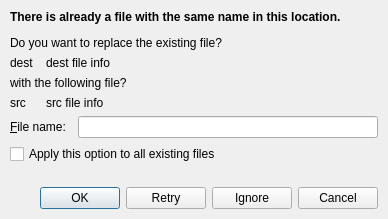
<?xml version="1.0" encoding="UTF-8"?>
<ui version="4.0">
 <class>RenameDialog</class>
 <widget class="QDialog" name="RenameDialog">
  <property name="geometry">
   <rect>
    <x>0</x>
    <y>0</y>
    <width>388</width>
    <height>219</height>
   </rect>
  </property>
  <property name="windowTitle">
   <string>Confirm to replace files</string>
  </property>
  <property name="sizeGripEnabled">
   <bool>false</bool>
  </property>
  <layout class="QVBoxLayout" name="verticalLayout">
   <property name="spacing">
    <number>6</number>
   </property>
   <property name="margin">
    <number>10</number>
   </property>
   <item>
    <widget class="QLabel" name="label">
     <property name="sizePolicy">
      <sizepolicy hsizetype="Preferred" vsizetype="Fixed">
       <horstretch>0</horstretch>
       <verstretch>0</verstretch>
      </sizepolicy>
     </property>
     <property name="text">
      <string>&lt;html&gt;&lt;head/&gt;&lt;body&gt;&lt;p&gt;&lt;span style=&quot; font-weight:600;&quot;&gt;There is already a file with the same name in this location.&lt;/span&gt;&lt;/p&gt;&lt;p&gt;Do you want to replace the existing file?&lt;/p&gt;&lt;/body&gt;&lt;/html&gt;</string>
     </property>
    </widget>
   </item>
   <item>
    <layout class="QGridLayout" name="gridLayout">
     <property name="horizontalSpacing">
      <number>12</number>
     </property>
     <property name="verticalSpacing">
      <number>6</number>
     </property>
     <item row="0" column="0">
      <widget class="QLabel" name="destIcon">
       <property name="sizePolicy">
        <sizepolicy hsizetype="Fixed" vsizetype="Fixed">
         <horstretch>0</horstretch>
         <verstretch>0</verstretch>
        </sizepolicy>
       </property>
       <property name="text">
        <string>dest</string>
       </property>
      </widget>
     </item>
     <item row="1" column="0" colspan="2">
      <widget class="QLabel" name="label_3">
       <property name="text">
        <string>with the following file?</string>
       </property>
      </widget>
     </item>
     <item row="2" column="1">
      <widget class="QLabel" name="srcInfo">
       <property name="sizePolicy">
        <sizepolicy hsizetype="Preferred" vsizetype="Fixed">
         <horstretch>0</horstretch>
         <verstretch>0</verstretch>
        </sizepolicy>
       </property>
       <property name="text">
        <string>src file info</string>
       </property>
      </widget>
     </item>
     <item row="0" column="1">
      <widget class="QLabel" name="destInfo">
       <property name="sizePolicy">
        <sizepolicy hsizetype="Preferred" vsizetype="Fixed">
         <horstretch>0</horstretch>
         <verstretch>0</verstretch>
        </sizepolicy>
       </property>
       <property name="text">
        <string>dest file info</string>
       </property>
      </widget>
     </item>
     <item row="2" column="0">
      <widget class="QLabel" name="srcIcon">
       <property name="sizePolicy">
        <sizepolicy hsizetype="Fixed" vsizetype="Fixed">
         <horstretch>0</horstretch>
         <verstretch>0</verstretch>
        </sizepolicy>
       </property>
       <property name="text">
        <string>src</string>
       </property>
      </widget>
     </item>
    </layout>
   </item>
   <item>
    <layout class="QHBoxLayout" name="horizontalLayout">
     <property name="spacing">
      <number>12</number>
     </property>
     <item>
      <widget class="QLabel" name="label_6">
       <property name="sizePolicy">
        <sizepolicy hsizetype="Preferred" vsizetype="Fixed">
         <horstretch>0</horstretch>
         <verstretch>0</verstretch>
        </sizepolicy>
       </property>
       <property name="text">
        <string>&amp;File name:</string>
       </property>
       <property name="buddy">
        <cstring>fileName</cstring>
       </property>
      </widget>
     </item>
     <item>
      <widget class="QLineEdit" name="fileName"/>
     </item>
    </layout>
   </item>
   <item>
    <widget class="QCheckBox" name="checkBox">
     <property name="text">
      <string>Apply this option to all existing files</string>
     </property>
    </widget>
   </item>
   <item>
    <spacer name="verticalSpacer">
     <property name="orientation">
      <enum>Qt::Vertical</enum>
     </property>
     <property name="sizeType">
      <enum>QSizePolicy::Expanding</enum>
     </property>
     <property name="sizeHint" stdset="0">
      <size>
       <width>0</width>
       <height>0</height>
      </size>
     </property>
    </spacer>
   </item>
   <item>
    <widget class="QDialogButtonBox" name="buttonBox">
     <property name="orientation">
      <enum>Qt::Horizontal</enum>
     </property>
     <property name="standardButtons">
      <set>QDialogButtonBox::Cancel|QDialogButtonBox::Ignore|QDialogButtonBox::Ok|QDialogButtonBox::Retry</set>
     </property>
    </widget>
   </item>
  </layout>
 </widget>
 <resources/>
 <connections>
  <connection>
   <sender>buttonBox</sender>
   <signal>accepted()</signal>
   <receiver>RenameDialog</receiver>
   <slot>accept()</slot>
   <hints>
    <hint type="sourcelabel">
     <x>248</x>
     <y>254</y>
    </hint>
    <hint type="destinationlabel">
     <x>157</x>
     <y>274</y>
    </hint>
   </hints>
  </connection>
  <connection>
   <sender>buttonBox</sender>
   <signal>rejected()</signal>
   <receiver>RenameDialog</receiver>
   <slot>reject()</slot>
   <hints>
    <hint type="sourcelabel">
     <x>316</x>
     <y>260</y>
    </hint>
    <hint type="destinationlabel">
     <x>286</x>
     <y>274</y>
    </hint>
   </hints>
  </connection>
 </connections>
</ui>
